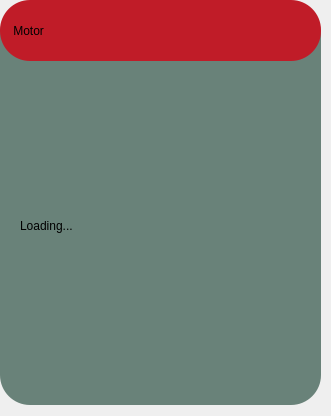
<?xml version="1.0" encoding="UTF-8"?>
<ui version="4.0">
 <class>hp_motordesign</class>
 <widget class="QWidget" name="hp_motordesign">
  <property name="geometry">
   <rect>
    <x>0</x>
    <y>0</y>
    <width>331</width>
    <height>416</height>
   </rect>
  </property>
  <property name="windowTitle">
   <string>Form</string>
  </property>
  <widget class="QWidget" name="widget" native="true">
   <property name="geometry">
    <rect>
     <x>0</x>
     <y>0</y>
     <width>321</width>
     <height>411</height>
    </rect>
   </property>
   <widget class="QPushButton" name="pushButton">
    <property name="geometry">
     <rect>
      <x>0</x>
      <y>4</y>
      <width>321</width>
      <height>401</height>
     </rect>
    </property>
    <property name="styleSheet">
     <string notr="true">border-radius: 30px;
background-color: rgb(105, 130, 121);</string>
    </property>
    <property name="text">
     <string/>
    </property>
   </widget>
   <widget class="QLabel" name="l_name">
    <property name="geometry">
     <rect>
      <x>0</x>
      <y>0</y>
      <width>321</width>
      <height>61</height>
     </rect>
    </property>
    <property name="styleSheet">
     <string notr="true">font: 20pt &quot;Ubuntu&quot;;
background-color: rgb(192, 28, 40);
border-radius: 30px;
</string>
    </property>
    <property name="text">
     <string>    Motor</string>
    </property>
   </widget>
   <widget class="QLabel" name="l_info">
    <property name="geometry">
     <rect>
      <x>20</x>
      <y>70</y>
      <width>281</width>
      <height>311</height>
     </rect>
    </property>
    <property name="styleSheet">
     <string notr="true">background-color: rgb(105, 130, 121);
font: 15pt &quot;Ubuntu&quot;;</string>
    </property>
    <property name="text">
     <string>Loading...</string>
    </property>
   </widget>
  </widget>
 </widget>
 <resources/>
 <connections/>
</ui>
